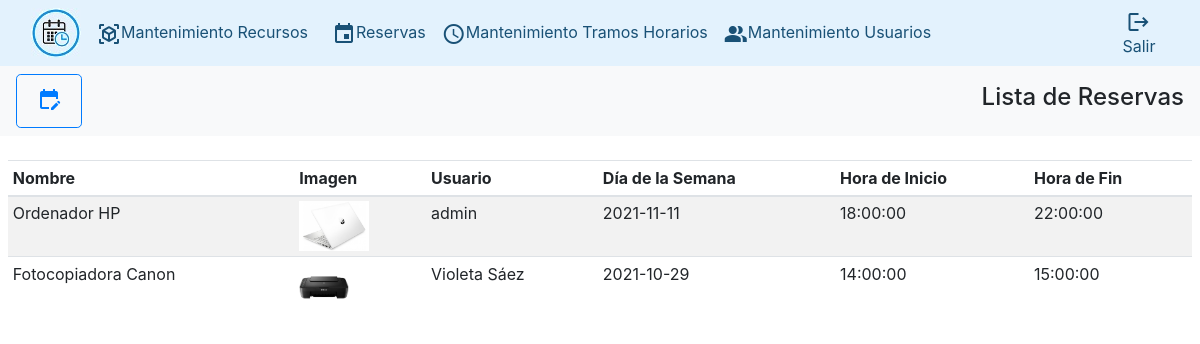
Page /?controller=showreservations&&action=showReservations (signed in) on the earlier database version.
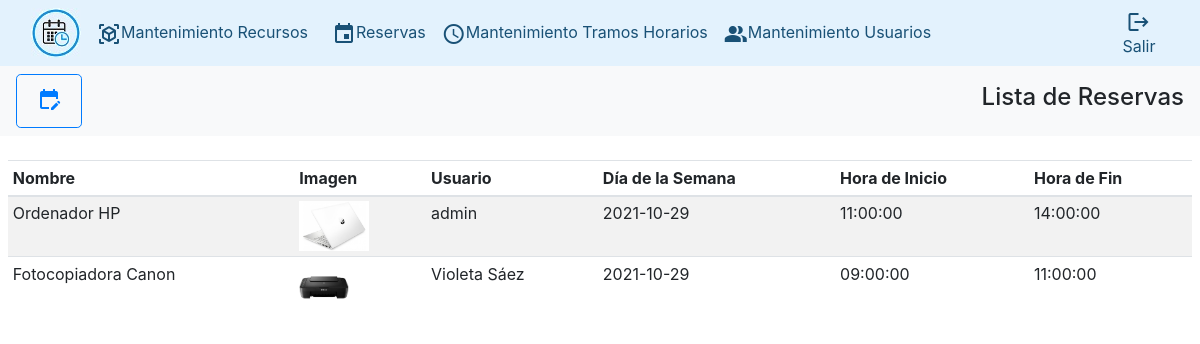
Same page on the later database version.
### tables this page shows
CREATE TABLE resources (
  id INT AUTO_INCREMENT NOT NULL,
  name VARCHAR(100) NOT NULL,
  description VARCHAR(1000),
  location VARCHAR(200),
  image VARCHAR(2000),
  PRIMARY KEY (id)
);

CREATE TABLE timeSlots (
  id INT AUTO_INCREMENT NOT NULL,
  dayOfWeek DATE NOT NULL,
  startTime TIME NOT NULL,
  endTime TIME NOT NULL,
  PRIMARY KEY (id)
);

CREATE TABLE users (
  id INT AUTO_INCREMENT NOT NULL,
  username VARCHAR(250) NOT NULL,
  password VARCHAR(250) NOT NULL,
  realname VARCHAR(250) NOT NULL,
  type int NOT NULL,
  PRIMARY KEY (id)
);

### Controllers/ShowReservationsController.php (called while the page is built, shortened)
<?php
class ShowReservationsController
{
	function showReservations()
	{
		$listaReservations=ShowReservations::all();
		require_once('Views/Reservations/showReservation.php');
	}
}
?>

### index.php (called while the page is built, shortened)
<?php
	require_once('Views/Layouts/layout.php');
?>

### Model/ShowReservation.php (called while the page is built, shortened)
<?php
class ShowReservations
{
	private $name;
	private $image;
	private $realname;
	public function getName(){
		return $this->name;
	}
	public function setName($name){
		$this->name = $name;
	}
	public function getImage(){
		return $this->image;
	}
	public function setImage($image){
		$this->image = $image;
	}
    public function getRealname(){
		return $this->realname;
	}
	public function setRealname($realname){
		$this->realname = $realname;
	}
	public function getDayOfWeek(){
		return $this->dayOfWeek;
	}
	public function setDayOfWeek($dayOfWeek){
		$this->dayOfWeek = $dayOfWeek;
	}
	public function getStartTime(){
		return $this->startTime;
	}
	public function setStartTime($startTime){
		$this->startTime = $startTime;
	}
    public function getEndTime(){
		return $this->endTime;
	}
	public function setEndTime($endTime){
		$this->endTime = $endTime;
	}
	public static function all()
    {
		$db=Db::getConnect();
		$listaReservations=[];
		$select=$db->query('SELECT resources.name, resources.image, users.realname, timeslots.dayOfWeek, timeslots.startTime, timeslots.endTime
                            FROM reservations
                            INNER JOIN timeslots ON reservations.idTimeSlot = timeslots.id
                            INNER JOIN users ON reservations.idUser = users.id
                            INNER JOIN resources ON reservations.idResource = resources.id
                            ORDER BY users.realname;');
		foreach($select->fetchAll() as $reservations){
			$listaReservations[]=new ShowReservations($reservations['name'],$reservations['image'],$reservations['realname'],
				$reservations['dayOfWeek'],$reservations['startTime'],$reservations['endTime']);
		}
		return $listaReservations;
	}
}
?>

### Views/Reservations/showReservation.php (the view, shortened to what this page needs)
<?php
  if($_SESSION["realname"] ?? null) {
?>
<div>
	<nav class="navbar navbar-light bg-light w-100">
		<a href="?controller=reservations&action=register"
			class="btn btn-outline-primary btn-lg"
			role="button" aria-disabled="true"><span class='material-icons md-18 p-1'>
			edit_calendar</span>
		</a>
		<h4>Lista de Reservas</h4>
	</nav>
	<br/>
	<div class="table table-striped pl-2 pr-2">
		<table class="table table-hover table-sm">
			<thead>
				<tr>
					<th>Nombre</th>
					<th>Imagen</th>
					<th>Usuario</th>
					<th>Día de la Semana</th>
					<th>Hora de Inicio</th>
					<th>Hora de Fin</th>
				</tr>
			</thead>
			<tbody>
					<?php foreach ($listaReservations as $reservations) {?>
					<tr>
						<td><?php echo $reservations->getName(); ?></a> </td>
						<?php echo "<td><img height='50px' name='image' src='../RecursosInformaticos/images/". $reservations->getImage() ."'></td>"; ?>
						<td><?php echo $reservations->getRealname(); ?></td>
						<td><?php echo $reservations->getDayOfWeek(); ?></td>
						<td><?php echo $reservations->getStartTime(); ?></td>
						<td><?php echo $reservations->getEndTime(); ?></td>
					</tr>
					<?php } ?>
			</tbody>
		</table>
	</div>
</div>
<?php
  }else require_once('Views/Errors/accessDenied.php');
?>

Differences in the rows shown:
changed through a linked row, resources "Ordenador HP": timeslots.dayOfWeek "2021-11-11" → "2021-10-29"; timeslots.startTime "18:00:00" → "11:00:00"; timeslots.endTime "22:00:00" → "14:00:00"
changed through a linked row, resources "Fotocopiadora Canon": timeslots.startTime "14:00:00" → "09:00:00"; timeslots.endTime "15:00:00" → "11:00:00"
